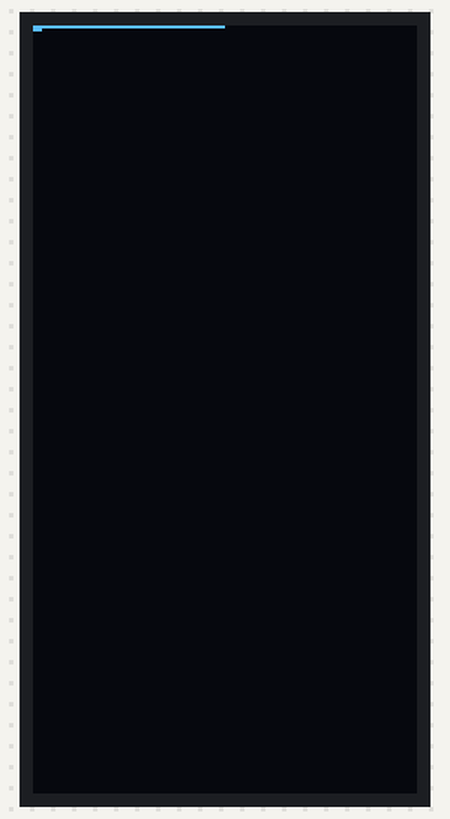
Bench run of a sketch on a simulated Arduino Uno, built with avr-gcc and run on an emulated ATmega328P. On the bench: 128×256 one-colour display. What the sketch prints to the serial monitor is not drawn.

Above: at 9.57 s.
At 17.05 s:
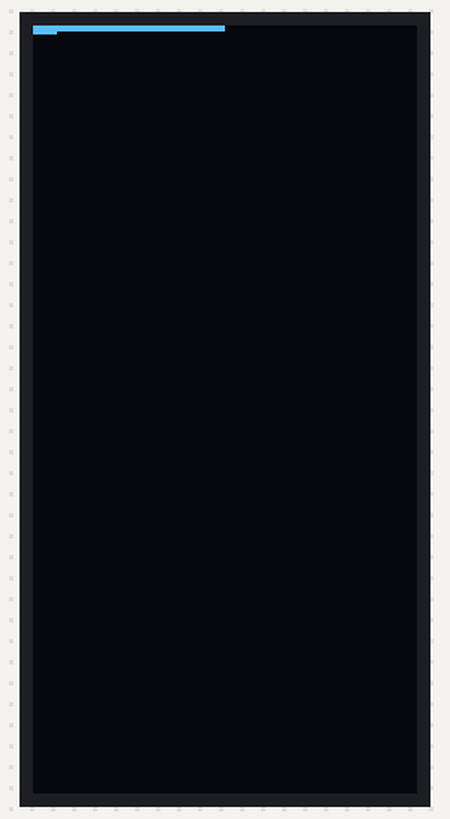
At 24.54 s:
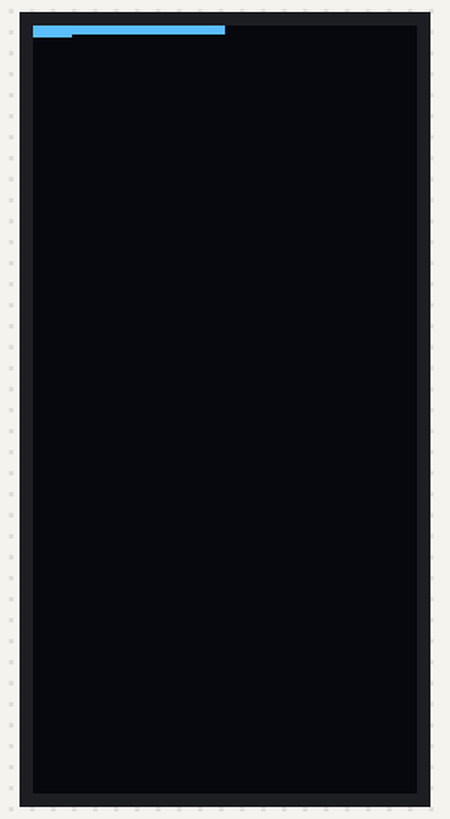
At 32.02 s:
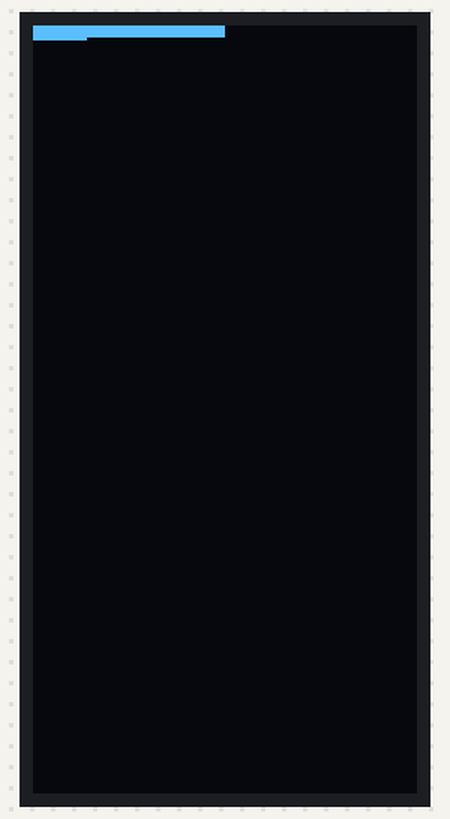
At 39.51 s:
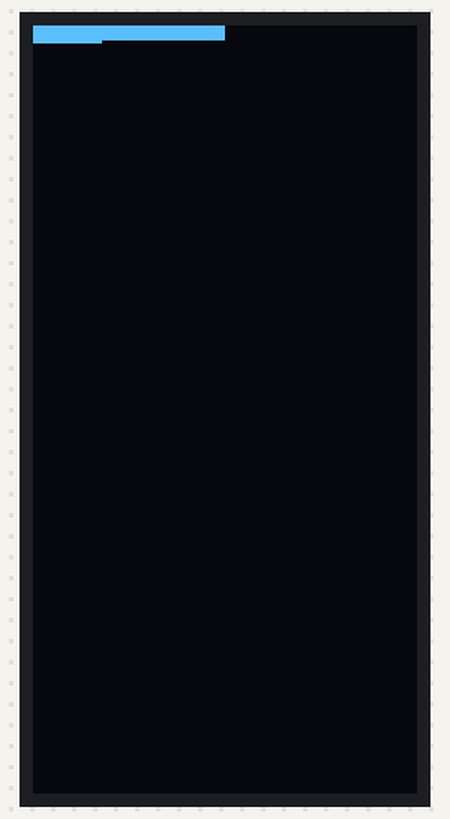

The sketch:

EcranOLED_I2C.ino
```cpp
#include <Adafruit_SSD1306.h>
Adafruit_SSD1306 ecranOLED(128, 256, &Wire, -1);

#define black 0             // Draw 'off' pixels
#define SSD1306_WHITE 1             // Draw 'on' pixels
#define SSD1306_INVERSE 2           // Invert pixels


void setup() {
  Serial.begin(115200);
  ecranOLED.begin(SSD1306_SWITCHCAPVCC, 0x3C); //0x3C , 0x3D , 0x78  , 0x7A


  // int16_t posX = 40;
  // int16_t posY = 20;
  // int16_t couleur = SSD1306_WHITE;
  // ecranOLED.drawPixel(posX, posY, couleur);

  ecranOLED.clearDisplay();
  ecranOLED.invertDisplay(0);
  ecranOLED.fillScreen(0);
  ecranOLED.display();
  Serial.println("cleared");
  delay(2000);

  for(byte numeroLigne=0 ; numeroLigne < 128 ; numeroLigne++) {
    for(byte numeroColonne=0 ; numeroColonne < 64 ; numeroColonne++) {
      ecranOLED.drawPixel(numeroColonne, numeroLigne, 2);          // On demande l'allumage de chaque pixel, un à un, avec la commande : drawPixel(posX,posY,couleur);
      ecranOLED.display();
      delay(5);
    }
  }
  ecranOLED.display();
  delay(5000);

}

void loop() {
  // put your main code here, to run repeatedly:
  Serial.println("invert");
  ecranOLED.invertDisplay(1);
  delay(2000);
  ecranOLED.invertDisplay(0);
  delay(2000);

  // ecranOLED.clearDisplay();
  // ecranOLED.display();
  // delay(5000);

  // for(byte numeroLigne=0 ; numeroLigne < 64 ; numeroLigne++) {
  //   for(byte numeroColonne=0 ; numeroColonne < 128 ; numeroColonne++) {
  //     ecranOLED.drawPixel(numeroColonne, numeroLigne, SSD1306_WHITE);
  //     ecranOLED.display();          // On demande l'allumage de chaque pixel, un à un, avec la commande : drawPixel(posX,posY,couleur);
  //   }
  // }

  // delay(5000);


}
```
